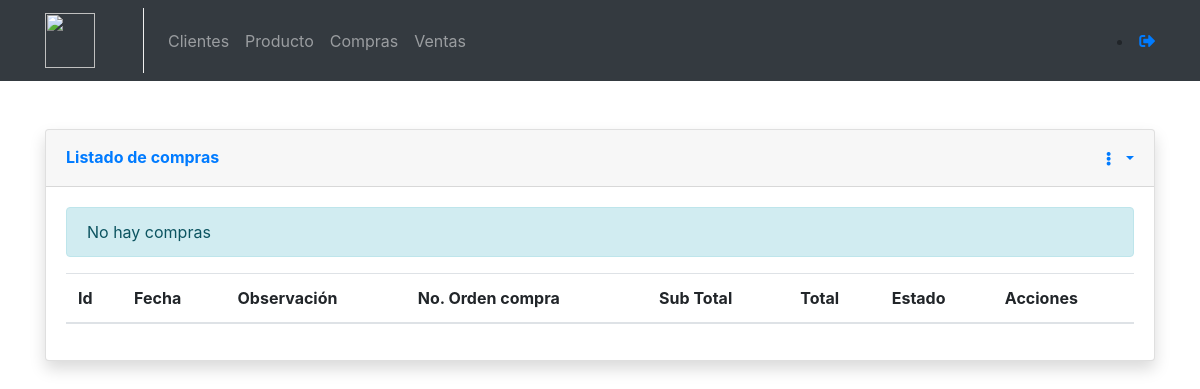
The page /compras/ on the database as committed earlier.
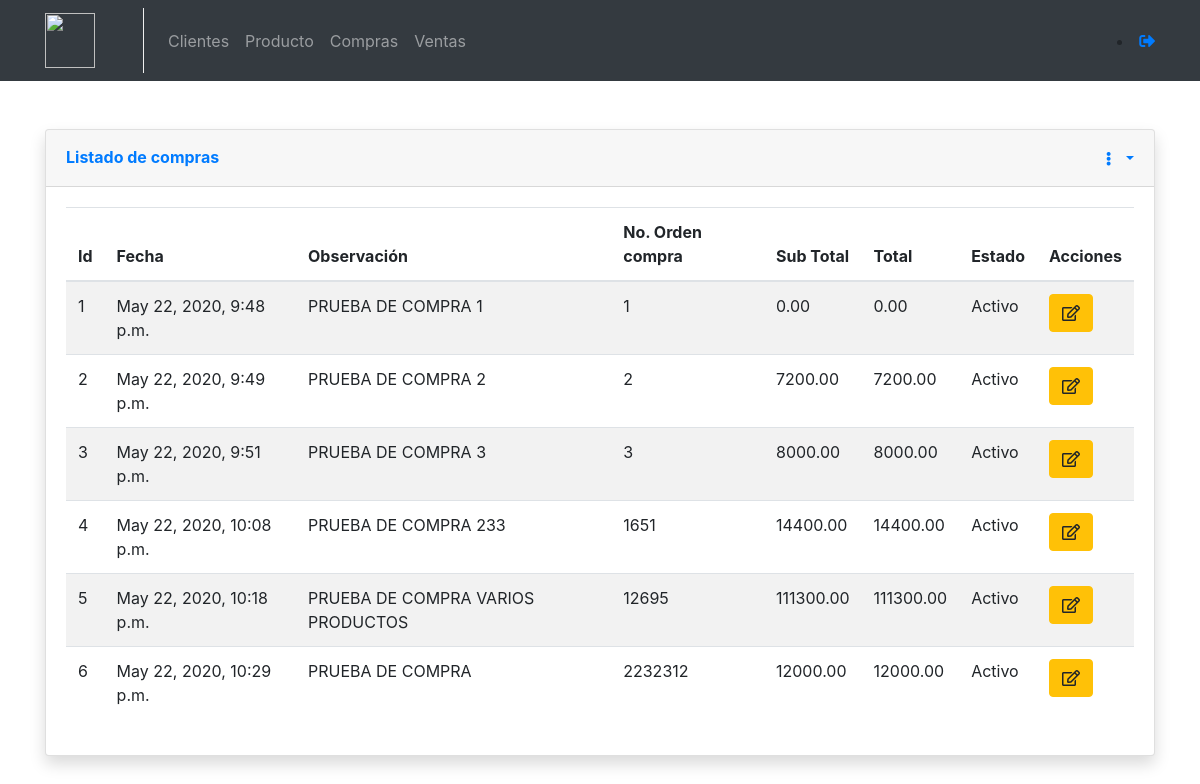
The same page on the database as committed later.
### compras/models.py (models this page shows, shortened)
class CompraEncabezado(models.Model):
    estado = models.BooleanField(default=True)
    fechaCreacion = models.DateTimeField(auto_now_add=True)
    fechaModificacion = models.DateTimeField(auto_now=True)
    idOrdenCompra = models.IntegerField(unique=True)
    usuario = models.ForeignKey(User,on_delete=models.CASCADE)
    observaciones = models.TextField(blank=True, null=True)
    sub_total=models.DecimalField(max_digits=8, decimal_places=2, default=0)
    total=models.DecimalField(max_digits=8, decimal_places=2)
    class Meta:
        verbose_name_plural = "Encabezado Compras"
        verbose_name="Encabezado Compra"

### compras/views.py (the view)
class ComprasView(generic.ListView):
    model = CompraEncabezado
    template_name = "compras/compras_list.html"
    context_object_name = "obj"

### templates/compras/compras_list.html (shortened to what this page needs)
{% extends 'base.html' %}
{% load static %}
{% block container %}
<div class="card shadow mb-4">
    <div class="card-header py-3 d-flex flex-row align-items-center justify-content-between">
      <h6 class="m-0 font-weight-bold text-primary">Listado de compras</h6>
      <div class="dropdown no-arrow">
        <a class="dropdown-toggle" href="#" role="button" id="dropdownMenuLink" data-toggle="dropdown" aria-haspopup="true" aria-expanded="false">
          <i class="fas fa-ellipsis-v fa-sm fa-fw text-gray-400"></i>
        </a>
      </div>
    </div>
    <div class="card-body">
      {% if not obj %}
      <div class="alert alert-info">No hay compras</div>
      {% endif %}
      <table class="table table-striped table-hover dt-responsive nowrap" style="width:100%">
        <thead>
          <th>Id</th>
          <th>Fecha</th>
          <th>Observación</th>
          <th>No. Orden compra</th>
          <th>Sub Total</th>
          <th>Total</th>
          <th>Estado</th>
          <th class="all">Acciones</th>
        </thead>
        <tbody>
          {% for item in obj%}
          <tr>
            <td>{{ item.id }}</td>
            <td>{{ item.fechaCreacion }}</td>
            <td>{{item.observaciones}}</td>
            <td>{{item.idOrdenCompra}}</td>
            <td>{{ item.sub_total }}</td>
            <td>{{ item.total }}</td>
            <td>{{item.estado|yesno:"Activo,Inactivo"}}</td>
            <td>
              <a class="btn btn-warning btn-circle" href="{% url 'compras:compras_edit' item.id %}"><i class="far fa-edit"></i></a>
            </td>
          </tr>
          {% endfor %}
        </tbody>
      </table>
    </div>
  </div>
{% endblock %}

### templates/base.html (shortened to what this page needs)
<!DOCTYPE html>
<html lang="en">
<head>
    {% load static %}
 <link href="{% static  'vendor/fontawesome-free/css/all.min.css' %}" rel="stylesheet" type="text/css">
  <link href="{% static 'vendor/datatables/dataTables.bootstrap4.min.css'%}" rel="stylesheet">
 <link rel="stylesheet" href="{% static 'vendor/jquery_confirm/jquery-confirm.min.css' %}">
 <link rel="stylesheet" href="https://cdnjs.cloudflare.com/ajax/libs/jquery-datetimepicker/2.5.20/jquery.datetimepicker.min.css" />
 <link rel="stylesheet" href="https://unpkg.com/bootstrap-table@1.15.3/dist/bootstrap-table.min.css">
 <link href="https://cdnjs.cloudflare.com/ajax/libs/select2/4.0.8/css/select2.min.css" rel="stylesheet" />
    <link rel="stylesheet" href="https://use.fontawesome.com/releases/v5.1.0/css/all.css" />
    <link rel="stylesheet" href="https://maxcdn.bootstrapcdn.com/bootstrap/4.4.1/css/bootstrap.min.css">
</head>
<body>
    {% include "nav.html" %}
    <div class="container mt-5">
        {% block container %}
        {% endblock%}
    </div>
</body>
</html>

### templates/nav.html (shortened to what this page needs)
{% load static %}
<nav class="navbar navbar-expand-md bg-dark navbar-dark">
   <div class="container">
      <a class="navbar-brand pr-5" style="border-right: 1px solid #efefef;" href="{% url "feed" %}">
      <img src="{% static "img/ferreteria.jpg" %}" height="55" width="50" class="d-inline-block align-top"/>
      </a>
      <div class="collapse navbar-collapse" id="navbarSupportedContent">
         <ul class="navbar-nav mr-auto">
            <li class="nav-item">
               <a class="nav-link" href="{% url "clientes:detail" %}">Clientes</a>
            </li>
            <li class="nav-item">
               <a class="nav-link" href="{% url "productos:detail" %}">Producto</a>
            </li>
            <li class="nav-item">
              <a class="nav-link" href="{% url 'compras:compras_list' %}">Compras</a>
           </li>
            <li class="nav-item">
               <a class="nav-link" href="{% url 'ventas:venta_list' %}">Ventas</a>
            </li>
         </ul>
         <form class="form-inline my-2 my-lg-0">
            <li class="nav-item nav-icon">
               <a href="{% url "users:logout" %}">
               <i class="fas fa-sign-out-alt"></i>
               </a>
            </li>
         </form>
      </div>
   </div>
</nav>

Rows that differ between the two databases and show on the page:
added CompraEncabezado: id "1", fechaCreacion "May 22, 2020, 9:48 p.m.", observaciones "PRUEBA DE COMPRA 1", idOrdenCompra "1", sub_total "0.00", total "0.00", estado "Activo"
added CompraEncabezado: id "2", fechaCreacion "May 22, 2020, 9:49 p.m.", observaciones "PRUEBA DE COMPRA 2", idOrdenCompra "2", sub_total "7200.00", total "7200.00", estado "Activo"
added CompraEncabezado: id "3", fechaCreacion "May 22, 2020, 9:51 p.m.", observaciones "PRUEBA DE COMPRA 3", idOrdenCompra "3", sub_total "8000.00", total "8000.00", estado "Activo"
added CompraEncabezado: id "4", fechaCreacion "May 22, 2020, 10:08 p.m.", observaciones "PRUEBA DE COMPRA 233", idOrdenCompra "1651", sub_total "14400.00", total "14400.00", estado "Activo"
added CompraEncabezado: id "5", fechaCreacion "May 22, 2020, 10:18 p.m.", observaciones "PRUEBA DE COMPRA VARIOS PRODUCTOS", idOrdenCompra "12695", sub_total "111300.00", total "111300.00", estado "Activo"
added CompraEncabezado: id "6", fechaCreacion "May 22, 2020, 10:29 p.m.", observaciones "PRUEBA DE COMPRA", idOrdenCompra "2232312", sub_total "12000.00", total "12000.00", estado "Activo"
Other text that changed with them:
text no longer shown: "No hay compras"
